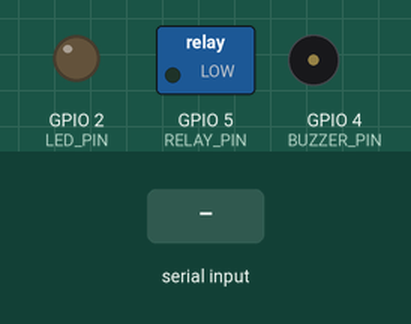
This sketch was run on a simulated ESP32. On the bench: switched loads named in the sketch (green lamp = pin HIGH), output pins drawn as LEDs (lit = HIGH), buzzer (waves = sounding, pin HIGH). The inputs (shaded band) are chosen by the test bench. What the sketch prints to the serial monitor is not drawn.

Above: at 1.2 s.
1.3 s: "FOCUS\n" received over Serial
At 2.3 s:
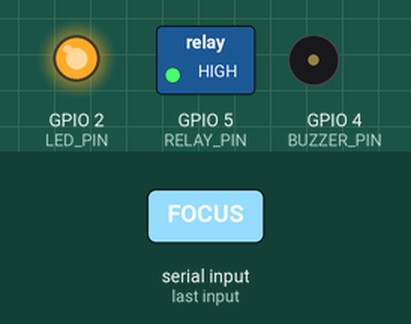
2.8 s: "RELAX\n" received over Serial
At 2.95 s:
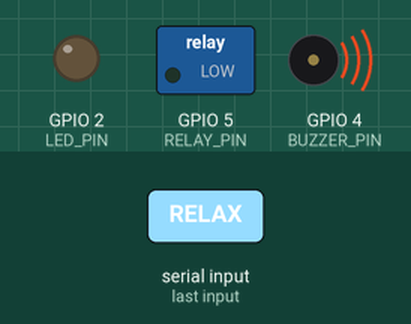
Timing chart, 0 to 5.8 s (numbered marks = the images above; inputs shaded):
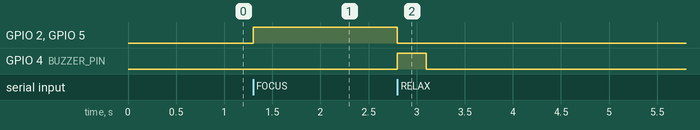

Measured:
- after the input at 1.3 s, GPIO 2 (LED_PIN), GPIO 5 (RELAY_PIN): LOW → HIGH at once
- after the input at 2.8 s, GPIO 2 (LED_PIN), GPIO 5 (RELAY_PIN): HIGH → LOW at once; GPIO 4 (BUZZER_PIN): LOW → HIGH at once, → LOW 0.30 s later

The sketch:

neuroiot_esp32.ino
```cpp
// === NeuroIoT ESP32 Receiver ===
// Receives brainwave states from Python via Serial
// Controls LED and Relay accordingly

#define LED_PIN 2      // Onboard LED
#define RELAY_PIN 5    // Relay signal pin
#define BUZZER_PIN 4   // Optional buzzer

String command = "";

void setup() {
  Serial.begin(115200);
  pinMode(LED_PIN, OUTPUT);
  pinMode(RELAY_PIN, OUTPUT);
  pinMode(BUZZER_PIN, OUTPUT);
  digitalWrite(LED_PIN, LOW);
  digitalWrite(RELAY_PIN, LOW);
  digitalWrite(BUZZER_PIN, LOW);
  Serial.println("✅ ESP32 ready to receive NeuroIoT signals...");
}

void loop() {
  while (Serial.available()) {
    char c = Serial.read();
    if (c == '\n') {
      command.trim();
      Serial.print("Command received: ");
      Serial.println(command);

      if (command == "FOCUS") {
        digitalWrite(LED_PIN, HIGH);
        digitalWrite(RELAY_PIN, HIGH);
        digitalWrite(BUZZER_PIN, LOW);
        Serial.println("💡 Focus Mode ON: Devices Activated");
      }
      else if (command == "RELAX") {
        digitalWrite(LED_PIN, LOW);
        digitalWrite(RELAY_PIN, LOW);
        digitalWrite(BUZZER_PIN, HIGH);
        Serial.println("💤 Relax Mode: Devices OFF, Buzzer ON");
        delay(300);
        digitalWrite(BUZZER_PIN, LOW);
      }
      else if (command == "NEUTRAL") {
        digitalWrite(LED_PIN, LOW);
        digitalWrite(RELAY_PIN, LOW);
        digitalWrite(BUZZER_PIN, LOW);
        Serial.println("😐 Neutral Mode: All Devices OFF");
      }

      command = "";  // reset
    }
    else {
      command += c;
    }
  }
}
```
